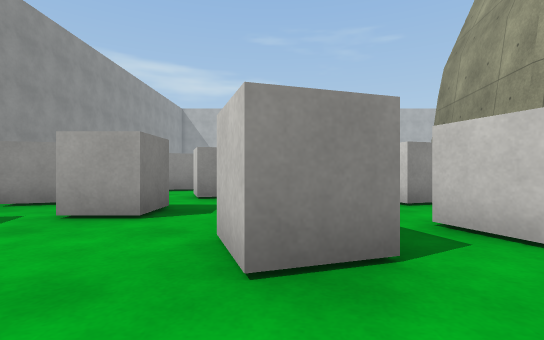
View 1 (above)

21 first-person views from a walk through a Unity game level. The camera is 0.58 m above the floor, looks level and sees 85° across. The floor is counted in squares, 1 m on a side. Each view is taken from the middle of a square. On the plan, view 1 faces up. The plan holds only what a view shows up to about 9 squares ahead; the rest is blank. The place goes on beyond the plan. Surface patterns are stand-ins for the level's own textures.

View 2
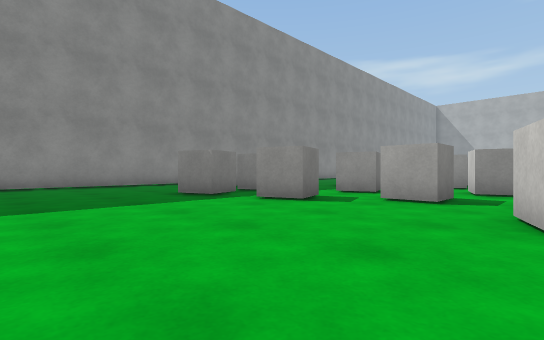

View 3
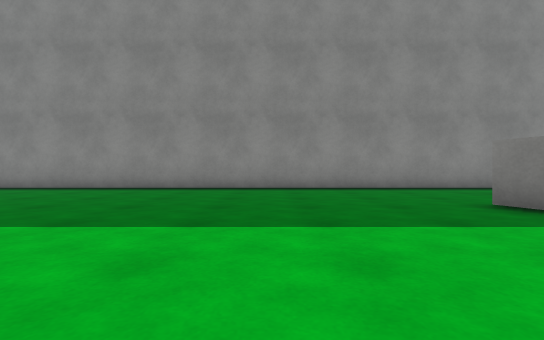

View 4
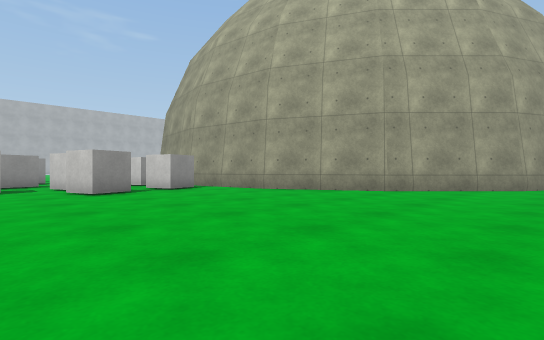

View 5
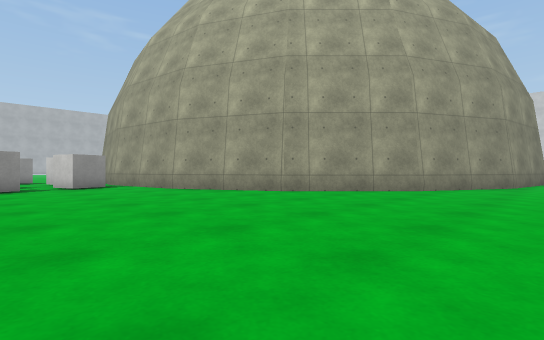

View 6
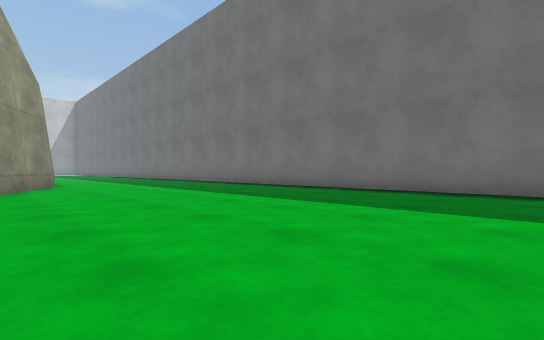

View 7
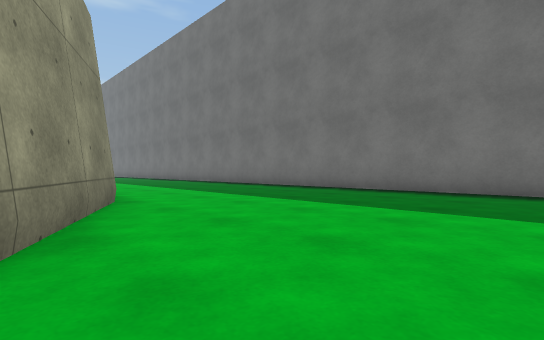

View 8
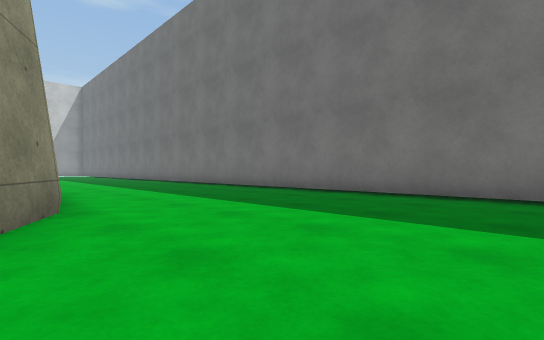

View 9
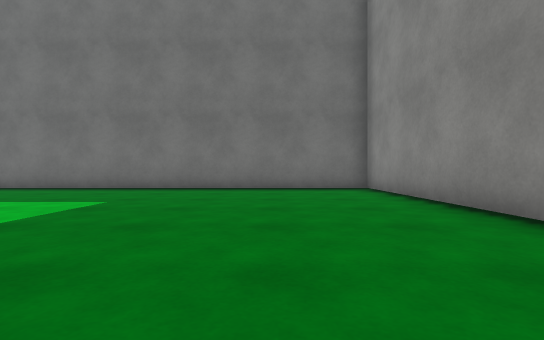

View 10
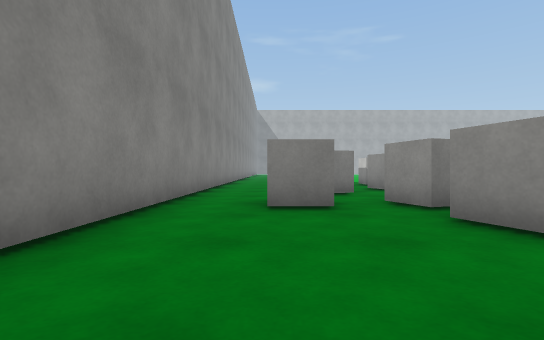

View 11
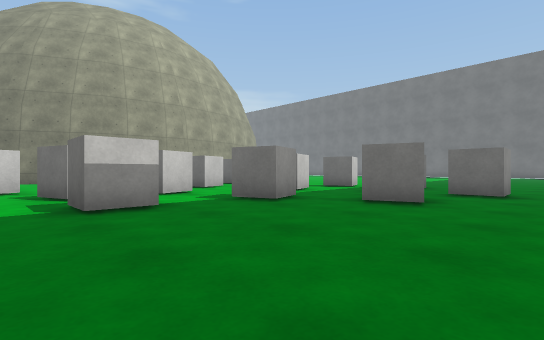

View 12
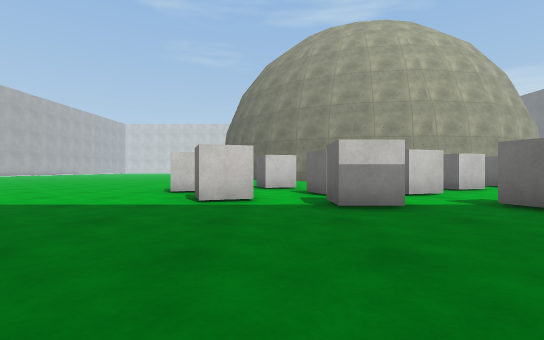

View 13
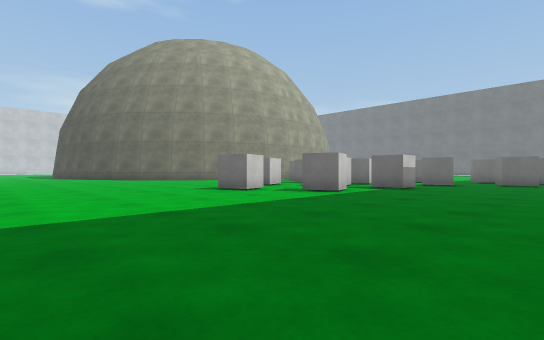

View 14
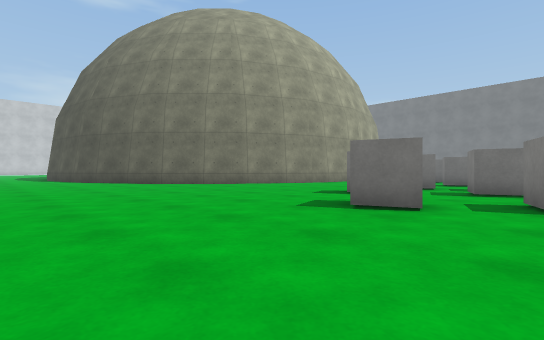

View 15
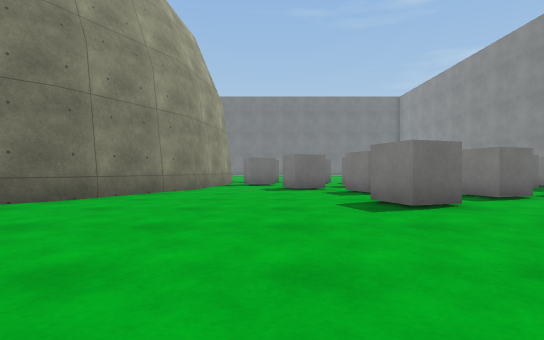

View 16
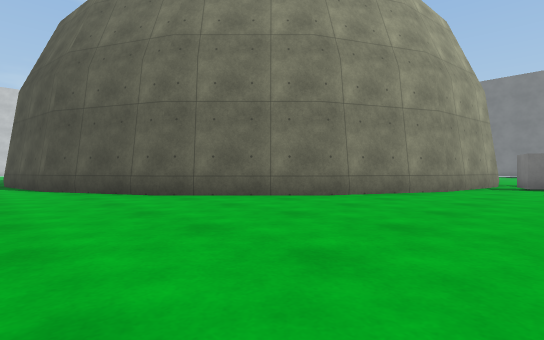

View 17
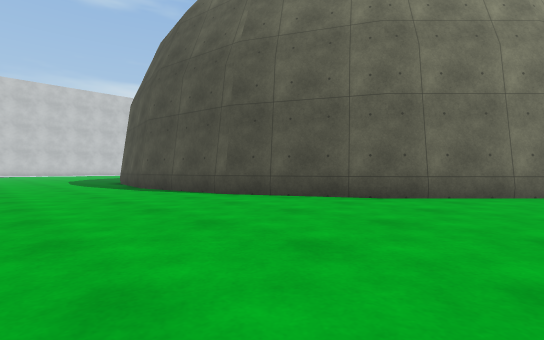

View 18
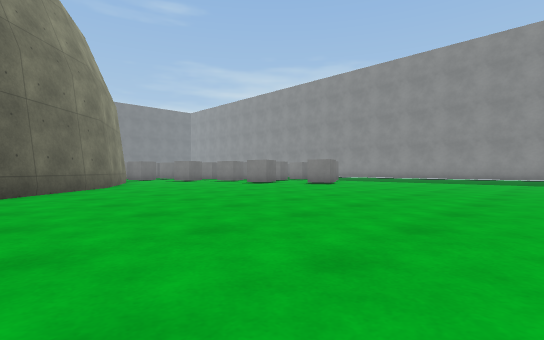

View 19
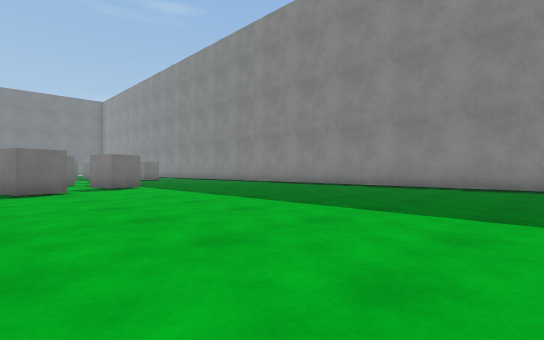

View 20
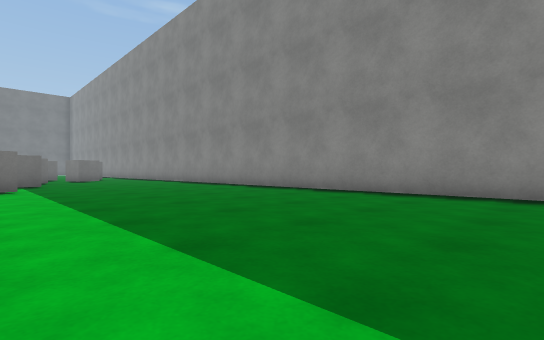

View 21
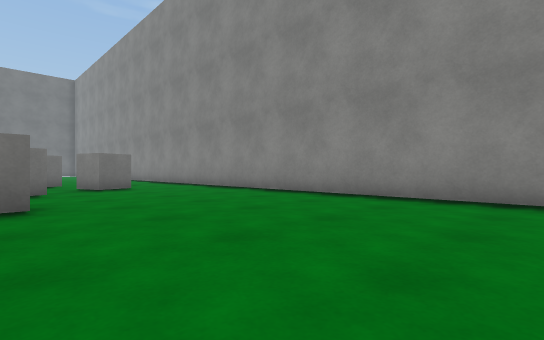

### Floor plan
Points are (right, up) in squares from view 1. A wall is a line through its corners. A room is listed if a view was taken in it or the views show most of it. See-through windows are left out.
Room 1 (views 1, 2, 3, 4, 5, 6, 7, 8, 9, 10, 11, 12, 13, 14, 15, 16, 17, 18, 19, 20, 21)
walls: (3.9, 6.1) (4.3, 8.1) (5.9, 11.3) (8.7, 14.1) (11.8, 15.7) (15, 16.2); (12, -6.9) (8.6, -5.1) (6, -2.5) (4.6, 0.2); (-10.8, 22.8) (-10.8, -12.7) (13.1, -12.7)
objects: cube (-9, 4) to (-8, 4); cube (-8, 6) to (-7, 7); cube (-7, 2) to (-6, 2); cube (-7, 4) to (-6, 4); cube (-6, 7) to (-5, 8); cube (-5, 2) to (-4, 3); cube (-5, 10) to (-5, 11); cube (-4, 5) to (-4, 6); cube (-4, 13); cube (-3, 8) to (-2, 9); cube (-3, 10) to (-2, 11); cube (-2, 4); cube (-2, 6) to (-1, 7); cube (-2, 14) to (-2, 15); cube (-1, 9) to (0, 10); cube (-1, 11) to (0, 12); cube (0, 2) to (1, 3); cube (0, 4) to (1, 4); cube (1, 7) to (1, 8); cube (2, 2) to (3, 3); cube (2, 5) to (3, 6)

Where each view was taken, in squares from view 1:
view 1: 0 up, 0 right, facing up
view 2: 2 down, 0 right, facing up-left
view 3: 2 down, 2 left, facing left
view 4: 6 down, 2 left, facing up-right
view 5: 8 down, 0 right, facing up-right
view 6: 5 down, 0 right, facing down-right
view 7: 5 down, 6 right, facing down-right
view 8: 6 down, 7 right, facing down-right
view 9: 4 down, 8 left, facing down
view 10: 1 down, 9 left, facing up
view 11: 12 up, 10 left, facing down-right
view 12: 12 up, 10 left, facing right
view 13: 20 up, 9 left, facing down-right
view 14: 19 up, 4 left, facing down-right
view 15: 17 up, 2 right, facing down
view 16: 17 up, 2 right, facing down-right
view 17: 20 up, 6 right, facing down-right
view 18: 22 up, 9 right, facing down-left
view 19: 23 up, 1 left, facing down-left
view 20: 23 up, 4 left, facing down-left
view 21: 16 up, 5 left, facing down-left
